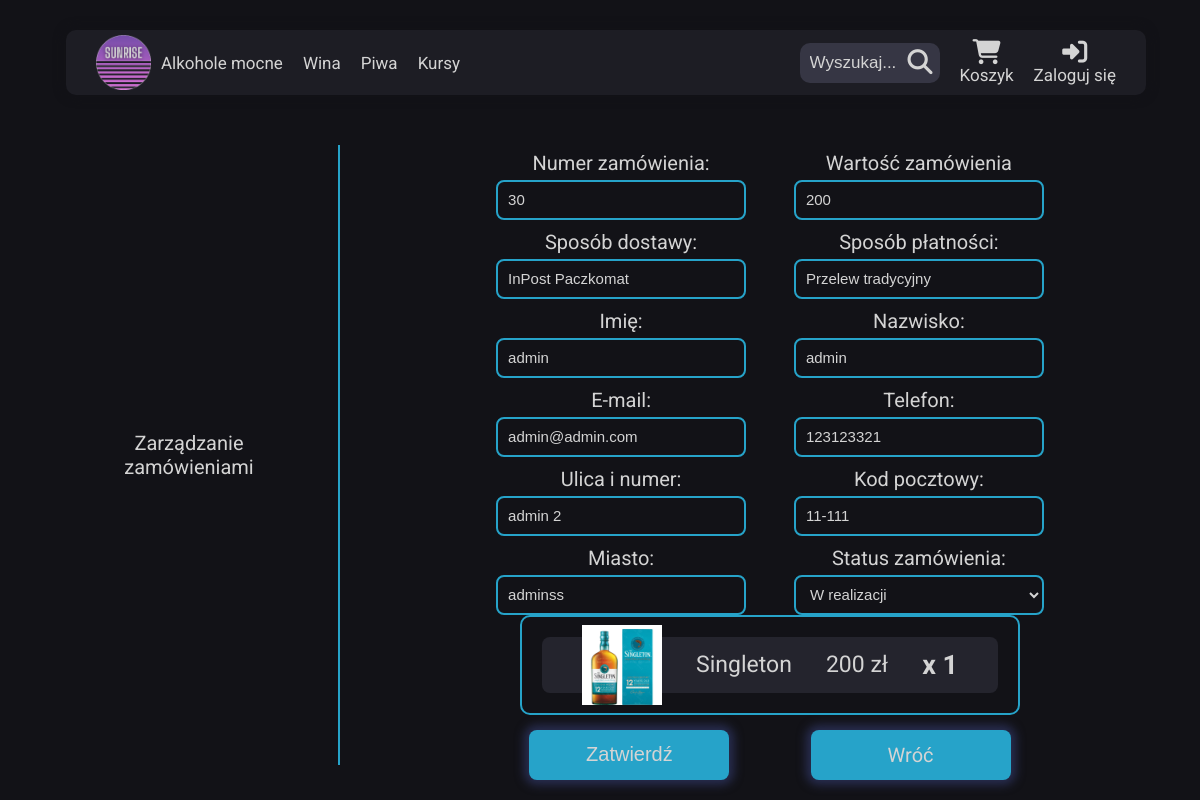
Screenshot of /html/admin_panel/edit_order.php?item=30 with the database file from the repository.
### tables this page shows
CREATE TABLE `order_details` (
  `id` int(11) NOT NULL,
  `total` float NOT NULL,
  `payment_id` int(11) NOT NULL,
  `shipping_id` int(11) NOT NULL,
  `status` varchar(20) NOT NULL,
  `creation_date` datetime NOT NULL,
  `mod_date` datetime NOT NULL
);

CREATE TABLE `shipping` (
  `id` int(11) NOT NULL,
  `shipper_name` varchar(50) NOT NULL,
  `shipping_cost` float NOT NULL,
  `isActive` tinyint(1) NOT NULL
);

CREATE TABLE `payment` (
  `id` int(11) NOT NULL,
  `payment_name` varchar(50) NOT NULL,
  `payment_cost` float NOT NULL,
  `isActive` tinyint(1) NOT NULL
);

CREATE TABLE `order_data` (
  `id` int(11) NOT NULL,
  `firstname` varchar(50) NOT NULL,
  `lastname` varchar(50) NOT NULL,
  `mail` varchar(100) NOT NULL,
  `telephone` varchar(11) NOT NULL,
  `address_id` int(11) NOT NULL,
  `order_id` int(11) NOT NULL,
  `invoice_name` varchar(100) NOT NULL,
  `invoice_mail` varchar(100) NOT NULL,
  `invoice_telephone` varchar(11) NOT NULL,
  `invoice_address_id` int(11) NOT NULL,
  `status` int(1) NOT NULL DEFAULT 0
);

CREATE TABLE `address` (
  `id` int(11) NOT NULL,
  `city` varchar(50) NOT NULL,
  `postal` varchar(10) NOT NULL,
  `address` varchar(75) NOT NULL,
  `create_date` datetime NOT NULL,
  `mod_date` datetime NOT NULL
);

CREATE TABLE `order_product` (
  `order_id` int(11) NOT NULL,
  `product_id` int(11) NOT NULL,
  `quantity` int(11) NOT NULL
);

CREATE TABLE `photos` (
  `id` int(11) NOT NULL,
  `path` varchar(255) NOT NULL
);

CREATE TABLE `product` (
  `id` int(11) NOT NULL,
  `product_name` varchar(50) NOT NULL,
  `category_id` int(11) NOT NULL,
  `price` float NOT NULL,
  `description` text NOT NULL,
  `stock` int(11) NOT NULL,
  `photo_id` int(11) NOT NULL
);

### html/admin_panel/edit_order.php (the view, shortened to what this page needs)
<?php
require_once('../../php/dblogin.php');
include '../menu_component.php';
$sql = 'select order_details.id, total, payment_name, shipper_name from order_details inner join payment on order_details.payment_id=payment.id inner join shipping on order_details.shipping_id=shipping.id where order_details.id = ?';
$query = $pdo->prepare($sql);
$query->execute([$_GET['item']]);
$order_info = $query->fetch();
$sql = 'select firstname, lastname, mail, telephone, address_id, order_id, status, invoice_name, invoice_mail, invoice_telephone, invoice_address_id from order_data where order_id = ?';
$query = $pdo->prepare($sql);
$query->execute([$_GET['item']]);
$user_info = $query->fetch();
$sql = 'select city, postal, address from address where id = ?';
$query = $pdo->prepare($sql);
$query->execute([$user_info['address_id']]);
$address_info = $query->fetch();
$sql = 'select city, postal, address from address where id = ?';
$query = $pdo->prepare($sql);
$query->execute([$user_info['invoice_address_id']]);
?>
<!DOCTYPE html>
<html lang="pl">
<head>
    <link rel="stylesheet" href="../../css/main.css" />
</head>
<body>
    <?php echo $nav; ?>
    <main class="user admin">
        <section class="user__menu admin__menu">
            <a href="./orders.php" class="user__menu--item admin__menu--item">Zarządzanie zamówieniami</a>
        </section>
        <section class="user__section admin__section">
            <div class="admin__contentContainer admin__editContainer">
                <form class="admin__contentContainer--userForm" id="create-product-form" method="post" action="../../php/admin_panel/edit_order.php">
                    <div class="admin__formContainer">
                        <label for="order_id">Numer zamówienia:</label>
                        <input type="text" name="order_id" id="order_id" class="admin__contentContainer--input" placeholder="Numer zamówienia" value="<?= $order_info['id'] ?>">
                    </div>
                    <div class="admin__formContainer">
                        <label for="total">Wartość zamówienia</label>
                        <input type="text" name="total" id="total" class="admin__contentContainer--input" placeholder="Wartość zamówienia" value="<?= $order_info['total'] ?>">
                    </div>
                    <div class="admin__formContainer">
                        <label for="shipping">Sposób dostawy:</label>
                        <input type="text" name="shipping" id="shipping" class="admin__contentContainer--input" placeholder="Sposób dostawy" value="<?= $order_info['shipper_name'] ?>">
                    </div>
                    <div class="admin__formContainer">
                        <label for="payment">Sposób płatności:</label>
                        <input type="text" name="payment" id="payment" class="admin__contentContainer--input" placeholder="Sposób płatności" value="<?= $order_info['payment_name'] ?>">
                    </div>
                    <div class="admin__formContainer">
                        <label for="firstname">Imię:</label>
                        <input type="text" name="firstname" id="firstname" class="admin__contentContainer--input" placeholder="Imię" value="<?= $user_info['firstname'] ?>">
                    </div>
                    <div class="admin__formContainer">
                        <label for="lastname">Nazwisko:</label>
                        <input type="text" name="lastname" id="lastname" class="admin__contentContainer--input" placeholder="Nazwisko" value="<?= $user_info['lastname'] ?>">
                    </div>
                    <div class="admin__formContainer">
                        <label for="email">E-mail:</label>
                        <input type="email" name="email" id="email" class="admin__contentContainer--input" placeholder="Email" value="<?= $user_info['mail'] ?>">
                    </div>
                    <div class="admin__formContainer">
                        <label for="phone">Telefon:</label>
                        <input type="number" name="phone" id="phone" class="admin__contentContainer--input" placeholder="Telefon" value="<?= $user_info['telephone'] ?>">
                    </div>
                    <div class="admin__formContainer">
                        <label for="address">Ulica i numer:</label>
                        <input type="text" name="address" id="address" class="admin__contentContainer--input" placeholder="Ulica i numer" value="<?= $address_info['address'] ?>">
                    </div>
                    <div class="admin__formContainer">
                        <label for="postcode">Kod pocztowy:</label>
                        <input type="text" name="postcode" id="postcode" class="admin__contentContainer--input" placeholder="Kod pocztowy" value="<?= $address_info['postal'] ?>">
                    </div>
                    <div class="admin__formContainer">
                        <label for="city">Miasto:</label>
                        <input type="text" name="city" id="city" class="admin__contentContainer--input" placeholder="Miasto" value="<?= $address_info['city'] ?>">
                    </div>
                    <div class="admin__formContainer">
                        <label for="status">Status zamówienia:</label>
                        <select name="status" id="status" class="admin__contentContainer--input">
                            <option value="0" <?= $user_info['status'] == 0 ? 'selected' : '' ?>>W realizacji</option>
                        </select>
                    </div>
                    <div class="order__delivery order__productBox">
                        <?php
                        $sql = 'select product_id, quantity from order_product where order_id = ?';
                        $query = $pdo->prepare($sql);
                        $query->execute([$_GET['item']]);
                        while ($product = $query->fetch()):
                            $sql = 'select product_name, price, path from product inner join photos on product.photo_id=photos.id where product.id = ?';
                            $query = $pdo->prepare($sql);
                            $query->execute([$product['product_id']]);
                            $row = $query->fetch();
                        ?>
                            <div class="cart__product order__product">
                                <img src="<?= $row['path'] ?>" alt="" class="cart__product--img">
                                <p class="cart__product--name order__product--name"><?= $row['product_name'] ?></p>
                                <p class="cart__product--price order__product--price"><?= $row['price'] ?> zł</p>
                                <div class="number">
                                    <h3>x <?= $product['quantity'] ?></h3>
                                </div>
                            </div>
                        <?php endwhile; ?>
                    </div>
                    <button type="submit" class="button">Zatwierdź</button>
                    <a href="./orders.php" class="linkButton">Wróć</a>
                </form>
            </div>
        </section>
    </main>
</body>
<?php
$details = ob_get_contents();
echo $details;

### css/main.css (style rules this page uses)
*, *::before, *::after { box-sizing: border-box; margin: 0; padding: 0; }
* { scrollbar-width: none; scrollbar-color: #d4d4d4 #121217; }
input[type=number] { -moz-appearance: textfield; }
html { font-size: 62.5%; scroll-behavior: smooth; }
body { min-height: 100%; display: flex; flex-direction: column; font-family: "Roboto", sans-serif; color: #d4d4d4; background-color: #121217; }
a { text-decoration: none; }
p { font-size: 1.8rem; }
.linkButton { display: flex; align-items: center; justify-content: center; height: 50px; width: 200px; margin-top: 15px; border-radius: 8px; color: #d4d4d4; font-size: 2rem; border: none; background-color: rgb(38, 163, 201); box-shadow: 0px 0px 10px 5px #282d50; cursor: pointer; transition: transform 0.3s; }
.button { height: 50px; width: 200px; margin-top: 15px; border-radius: 8px; color: #d4d4d4; font-size: 2rem; border: none; background-color: rgb(38, 163, 201); box-shadow: 0px 0px 10px 5px #282d50; cursor: pointer; }
p { font-size: 1.5rem; }
.cart__product { height: 100px; width: 100%; display: flex; align-items: center; justify-content: space-between; background-color: #24242d; border-radius: 8px; padding: 0px 40px; }
.cart__product--img { width: 80px; height: 80px; }
.cart__product--name { font-size: 2.5rem; margin: 0; }
.cart__product--price { font-size: 2.5rem; margin: 0; }
.cart__product .number { display: flex; }
.user { height: 80vh; width: 100%; display: flex; padding-top: 20px; }
.user__menu { display: flex; flex-direction: column; align-items: center; justify-content: space-evenly; height: 100%; width: 20%; min-width: 300px; margin-left: 40px; border-right: 2px solid rgb(38, 163, 201); }
.user__menu--item { width: 250px; padding: 20px 5px; font-size: 20px; color: #d4d4d4; text-align: center; }
.user__section { display: flex; flex-direction: column; align-items: center; height: 100%; width: 80%; }
.admin__menu { width: 25%; }
.admin__menu--item { width: 300px; }
.admin__section { height: 99%; width: 75%; }
.admin__formContainer { display: flex; flex-direction: column; align-items: center; justify-content: space-between; gap: 5px; }
.admin__formContainer select { color: #d4d4d4; }
.admin__contentContainer { position: relative; height: 800px; display: flex; flex-direction: column; align-items: center; justify-content: space-evenly; }
.admin__contentContainer form { display: flex; flex-direction: column; align-items: center; }
.admin__contentContainer--userForm { height: 80%; width: 99%; align-content: center; }
.admin__contentContainer label { font-size: 2rem; margin-top: 10px; }
.admin__contentContainer--input { height: 40px; width: 250px; padding: 0 10px; color: #d4d4d4; background: none; border: 2px solid rgb(38, 163, 201); font-size: 1.5rem; border-radius: 8px; }
.admin__editContainer { width: 650px; height: 630px; }
.admin__editContainer form { flex-direction: row; flex-wrap: wrap; justify-content: space-evenly; }
.order__productBox { width: 250px; height: 100px; border: 2px solid rgb(38, 163, 201); border-radius: 10px; }
.order__product { width: 100%; height: 100%; display: flex; }
.order__product p { font-size: 2.3rem; }
.order__product .number { font-size: 2.3rem; }
.order__delivery { width: 500px; padding: 20px; border-radius: 10px; border: 2px solid rgb(38, 163, 201); }
@media (max-width: 1400px) { .admin__menu--item { width: 230px; } }

### rows the page displays
order_details: order_id "30", total "200", shipping "InPost Paczkomat", payment "Przelew tradycyjny"
order_data: firstname "admin", lastname "admin", email "admin@admin.com", phone "123123321", status "W realizacji"
address: address "admin 2", postcode "11-111", city "adminss"
order_product: photos.path (picture), product.product_name "Singleton", product.price "200", quantity "1"
